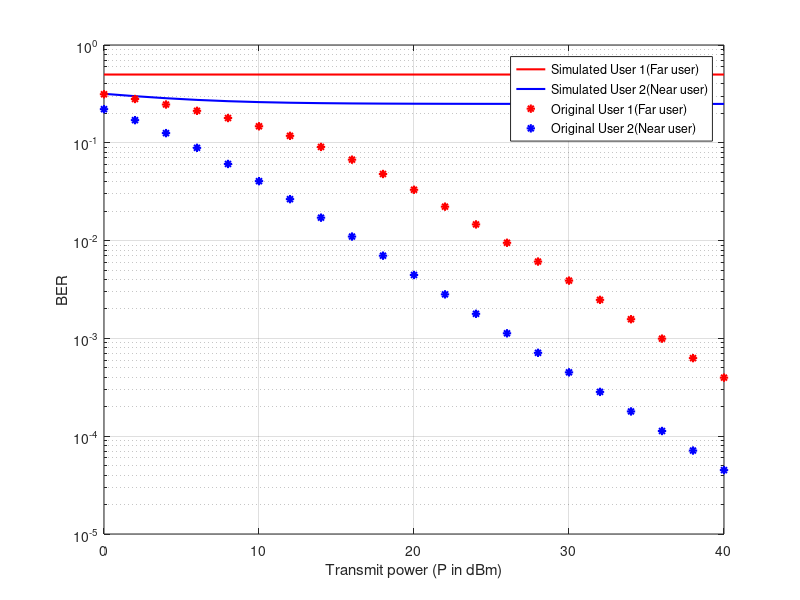

This chart was generated by the following MATLAB code:
clc; clear variables; close all;

N = 10^6;

d1 = 1000; d2 = 500;    %Distances of users from base station (BS)
a1 = 0.75; a2 = 0.25;   %Power allocation factors
eta = 4;                %Path loss exponent

%Generate rayleigh fading coefficient for both users
h1 = sqrt(d1^-eta)*(randn(1,N)+1i*randn(1,N))/sqrt(2);
h2 = sqrt(d2^-eta)*(randn(1,N)+1i*randn(1,N))/sqrt(2);

g1 = (abs(h1)).^2;
g2 = (abs(h2)).^2;

Pt = 0:2:40;                %Transmit power in dBm
pt = (10^-3)*10.^(Pt/10);   %Transmit power in linear scale
BW = 10^6;                  %System bandwidth
No = -174 + 10*log10(BW);   %Noise power (dBm)
no = (10^-3)*10.^(No/10);   %Noise power (linear scale)

%Generate noise samples for both users
w1 = sqrt(no)*(randn(1,N)+1i*randn(1,N))/sqrt(2);
w2 = sqrt(no)*(randn(1,N)+1i*randn(1,N))/sqrt(2);

%Generate random binary data for two users
data1 = randi([0 1],1,N);  %Data bits of user 1
data2 = randi([0 1],1,N);  %Data bits of user 2

%Do BPSK modulation of data
x1 = 2*data1 - 1;
x2 = 2*data2 - 1;

p = length(Pt);
for u = 1:p
    %Do superposition coding
    x = sqrt(pt(u))*(sqrt(a1)*x1 + sqrt(a2)*x2);
    %Received signals
    y1 = h1.*x + w1;
    y2 = h2.*x + w2;
    
    %Equalize 
    eq1 = y1./h1;
    eq2 = y2./h2;
    
    %AT USER 1--------------------
    %Direct decoding of x1 from y1
    x1_hat = zeros(1,N);
    x1_hat(eq1>0) = 1;
    
    %Compare decoded x1_hat with data1 to estimate BER
    ber1(u) = biterr(data1,x1_hat)/N;
    
    %----------------------------------
    
    %AT USER 2-------------------------
    %Direct decoding of x1 from y2
    x12_hat = ones(1,N);
    x12_hat(eq2<0) = -1;
    
    y2_dash = eq2 - sqrt(a1*pt(u))*x12_hat;
    x2_hat = zeros(1,N);
    x2_hat(real(y2_dash)>0) = 1;
    
    ber2(u) = biterr(x2_hat, data2)/N;
    %-----------------------------------   
    
    gam_a = 2*((sqrt(a1*pt(u))-sqrt(a2*pt(u)))^2)*mean(g1)/no;
    gam_b = 2*((sqrt(a1*pt(u))+sqrt(a2*pt(u)))^2)*mean(g1)/no;
    ber_th1(u) = 0.25*(2 - sqrt(gam_a/(2+gam_a)) - sqrt(gam_b/(2+gam_b)));
    
    gam_c = 2*a2*pt(u)*mean(g2)/no;
    gam_d = 2*((sqrt(a2) + sqrt(a1))^2)*pt(u)*mean(g2)/no;
    gam_e = 2*((sqrt(a2) + 2*sqrt(a1))^2)*pt(u)*mean(g2)/no;
    gam_f = 2*((-sqrt(a2) + sqrt(a1))^2)*pt(u)*mean(g2)/no;
    gam_g = 2*((-sqrt(a2) + 2*sqrt(a1))^2)*pt(u)*mean(g2)/no;
    
    gc = (1 - sqrt(gam_c/(2+gam_c)));
    gd = (1-sqrt(gam_d/(2+gam_d)));
    ge = (1-sqrt(gam_e/(2+gam_e)));
    gf = (1-sqrt(gam_f/(2+gam_f)));
    gg = (1-sqrt(gam_g/(2+gam_g)));
    
    ber_th2(u) = 0.5*gc - 0.25*gd + 0.25*(ge+gf-gg);
    
    gamma1(u) = a1*pt(u)*mean(g1)/(a2*pt(u)*mean(g1) + no);
    gamma2(u) = a2*pt(u)*mean(g2)/no;
end

semilogy(Pt, ber1,'r', 'linewidth',1.5); hold on; grid on;
semilogy(Pt, ber2,'b', 'linewidth',1.5);
semilogy(Pt, ber_th1, '*r','linewidth',1.5);
semilogy(Pt, ber_th2, '*b','linewidth',1.5);
xlabel('Transmit power (P in dBm)');
ylabel('BER');
legend('Simulated User 1(Far user)','Simulated User 2(Near user)','Original User 1(Far user)','Original User 2(Near user)');












